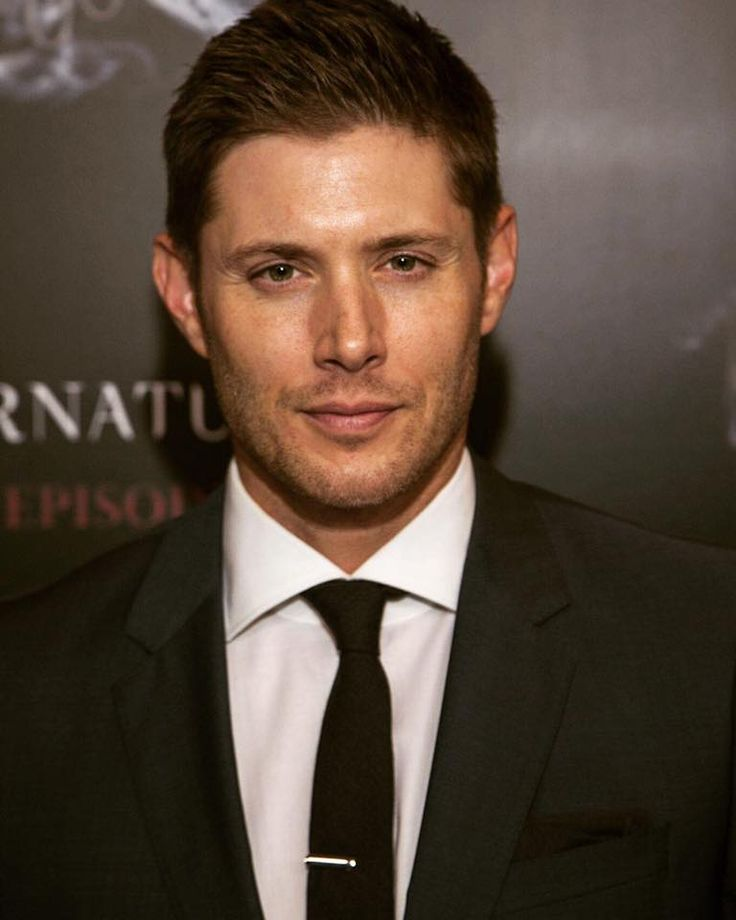
#> input picture Haar_Cascade/media/face.jpg, 736 x 920 px
$ python eye_detection.py
#> lines starting #> are read from the running program, lines starting #| are printed output that depends on the picture
# Import the OpenCV library
import cv2

# Load the image
img = cv2.imread('media/face.jpg')
#> img is the input picture: shape (920, 736, 3); mean B, G, R 56.8, 69.9, 85.9

# Resize the image
# This will reduce the size of the image, which will make face detection faster.
down = 0.4
img = cv2.resize(img, None, fx=down, fy=down, interpolation=cv2.INTER_LINEAR_EXACT)
#> img: shape (368, 294, 3)

# Convert the image to grayscale
# This is necessary for face detection.
gray = cv2.cvtColor(img, cv2.COLOR_BGR2GRAY)
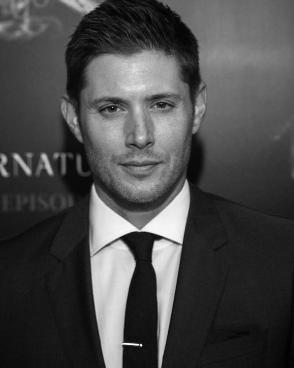
#> gray: shape (368, 294); min 1, max 252, mean 73.2

# Load the cascade classifiers for face and eye detection
# These are XML files that contain the trained parameters for face and eye detection.
#> (the run stopped early here; a loop or call above may not have finished)

$ run again, with Haar_Cascade/media/smile.jpg copied over Haar_Cascade/media/face.jpg
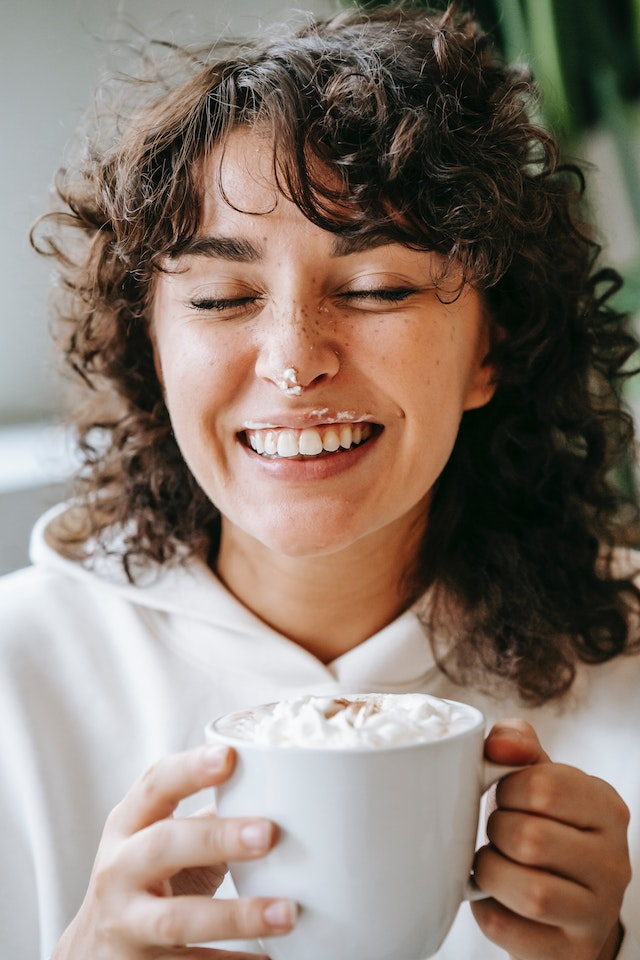
#> input picture Haar_Cascade/media/smile.jpg, 640 x 960 px
#> img is the input picture: shape (960, 640, 3); mean B, G, R 113.7, 123.8, 138.4
#> `img = cv2.resize(img, None, fx=down, fy=down, interpolation=cv2.INTER_..`:
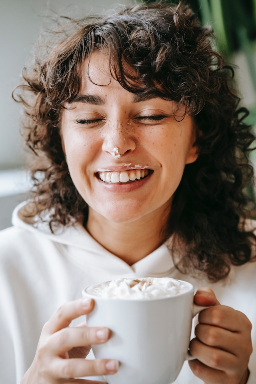
#> img: shape (384, 256, 3); mean B, G, R 113.7, 123.9, 138.5
#> `gray = cv2.cvtColor(img, cv2.COLOR_BGR2GRAY)`:
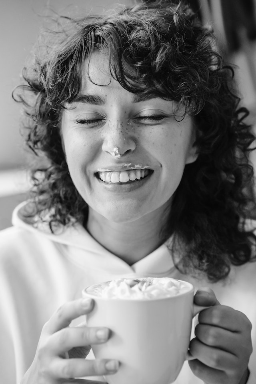
#> gray: shape (384, 256); min 3, max 251, mean 127.1
